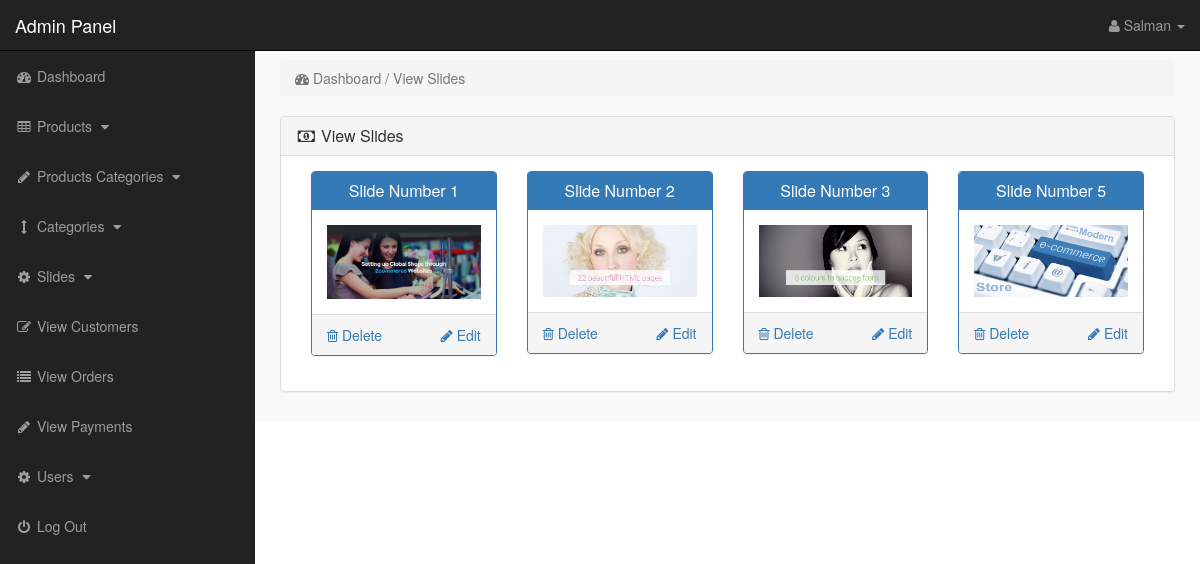
Screenshot of /admin_area/index.php?view_slides (signed in) with the database file from the repository.
### tables this page shows
CREATE TABLE `slider` (
  `slide_id` int(10) NOT NULL,
  `slide_name` varchar(255) NOT NULL,
  `slide_image` text NOT NULL
);

### admin_area/view_slides.php (the view)
<?php
if(!isset($_SESSION['admin_email'])){
echo "<script>window.open('login.php','_self')</script>";
}
else {
?>
<div class="row">
<div class="col-lg-12">
<ol class="breadcrumb">
<li class="active">
<i class="fa fa-dashboard"></i> Dashboard / View Slides
</li>
</ol>
</div>
</div>
<div class="row">
<div class="col-lg-12">
<div class="panel panel-default">
<div class="panel-heading">
<h3 class="panel-title">
<i class="fa fa-money fa-fw"></i> View Slides
</h3>
</div>
<div class="panel-body" >
<?php
$get_slides = "select * from slider";
$run_slides = mysqli_query($con,$get_slides);
while($row_slides=mysqli_fetch_array($run_slides)){
$slide_id = $row_slides['slide_id'];
$slide_name = $row_slides['slide_name'];
$slide_image = $row_slides['slide_image'];
?>
<div class="col-lg-3 col-md-3" >
<div class="panel panel-primary" >
<div class="panel-heading" >
<h3 class="panel-title" align="center" >
<?php echo $slide_name; ?>
</h3>
</div>
<div class="panel-body" >
<img src="slides_images/<?php echo $slide_image; ?>" class="img-responsive" >
</div>
<div class="panel-footer" >
<center>
<a href="index.php?delete_slide=<?php echo $slide_id; ?>" class="pull-left" >
<i class="fa fa-trash-o" ></i> Delete
</a>
<a href="index.php?edit_slide=<?php echo $slide_id; ?>" class="pull-right" >
<i class="fa fa-pencil" ></i> Edit
</a>
<div class="clearfix" >
</div>
</center>
</div>
</div>
</div>
<?php } ?>
</div>
</div>
</div>
</div>
<?php } ?>

### admin_area/includes/sidebar.php (shortened to what this page needs)
<?php
if(!isset($_SESSION['admin_email'])){
echo "<script>window.open('login.php','_self')</script>";
}
else {
?>
<nav class="navbar navbar-inverse navbar-fixed-top" >
<div class="navbar-header" >
<a class="navbar-brand" href="index.php?dashboard" >Admin Panel</a>
</div>
<ul class="nav navbar-right top-nav" >
<li class="dropdown" >
<a href="#" class="dropdown-toggle" data-toggle="dropdown" >
<i class="fa fa-user" ></i>
<?php echo $admin_name; ?> <b class="caret" ></b>
</a>
</li>
</ul>
<div class="collapse navbar-collapse navbar-ex1-collapse">
<ul class="nav navbar-nav side-nav">
<li>
<a href="index.php?dashboard">
<i class="fa fa-fw fa-dashboard"></i> Dashboard
</a>
</li>
<li>
<a href="#" data-toggle="collapse" data-target="#products">
<i class="fa fa-fw fa-table"></i> Products
<i class="fa fa-fw fa-caret-down"></i>
</a>
</li>
<li>
<a href="#" data-toggle="collapse" data-target="#p_cat">
<i class="fa fa-fw fa-pencil"></i> Products Categories
<i class="fa fa-fw fa-caret-down"></i>
</a>
</li>
<li>
<a href="#" data-toggle="collapse" data-target="#cat">
<i class="fa fa-fw fa-arrows-v"></i> Categories
<i class="fa fa-fw fa-caret-down"></i>
</a>
</li>
<li>
<a href="#" data-toggle="collapse" data-target="#slides">
<i class="fa fa-fw fa-gear"></i> Slides
<i class="fa fa-fw fa-caret-down"></i>
</a>
</li>
<li>
<a href="index.php?view_customers">
<i class="fa fa-fw fa-edit"></i> View Customers
</a>
</li>
<li>
<a href="index.php?view_orders">
<i class="fa fa-fw fa-list"></i> View Orders
</a>
</li>
<li>
<a href="index.php?view_payments">
<i class="fa fa-fw fa-pencil"></i> View Payments
</a>
</li>
<li>
<a href="#" data-toggle="collapse" data-target="#users">
<i class="fa fa-fw fa-gear"></i> Users
<i class="fa fa-fw fa-caret-down"></i>
</a>
</li>
<li>
<a href="logout.php">
<i class="fa fa-fw fa-power-off"></i> Log Out
</a>
</li>
</ul>
</div>
</nav>
<?php } ?>

### admin_area/css/style.css (style rules this page uses)
body { margin-top:100px; }
@media (min-width: 768px) { body { margin-top:50px; } }
.top-nav { padding:0 15px; }
.top-nav>li { display:inline-block; float:left; }
.top-nav>li>a { padding-top:15px; padding-bottom:15px; line-height:20px; color:#999; }
@media (min-width: 768px) { .side-nav { position:fixed; top:51px; width:255px; border-radius:0; overflow-y:auto; background-color: #222; bottom:0; overflow-x:hidden; padding-bottom:40px; } }
@media (min-width: 768px) { .side-nav>li>a { width:255px; } }
.panel-body { border-radius:5px; }

### rows the page displays
slider: slide_name "Slide Number 1", slide_image (picture)
slider: slide_name "Slide Number 2", slide_image (picture)
slider: slide_name "Slide Number 3", slide_image (picture)
slider: slide_name "Slide Number 5", slide_image (picture)

### other values shown
$admin_name "Salman"
